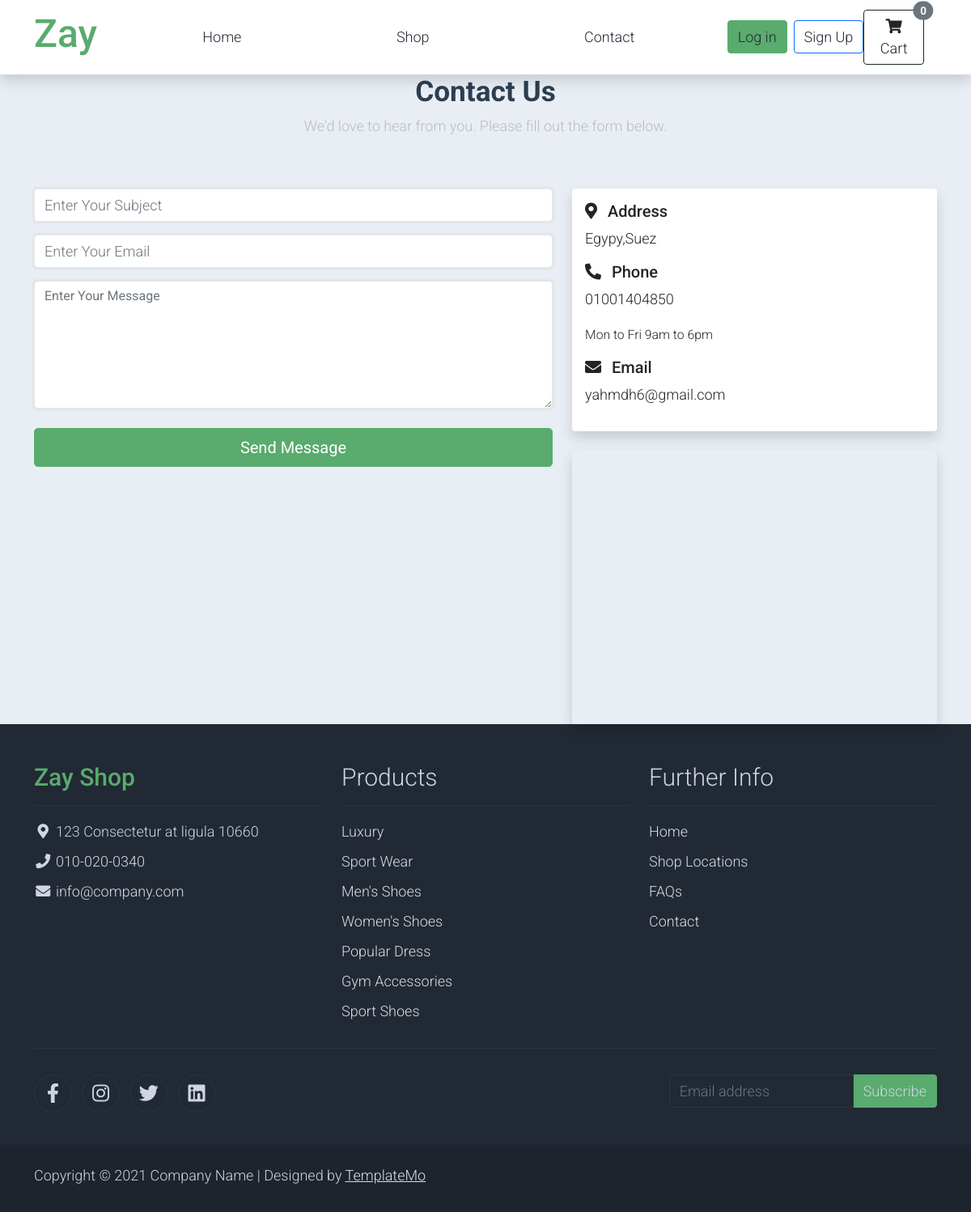
The page /contact-us/ on the database as committed earlier.
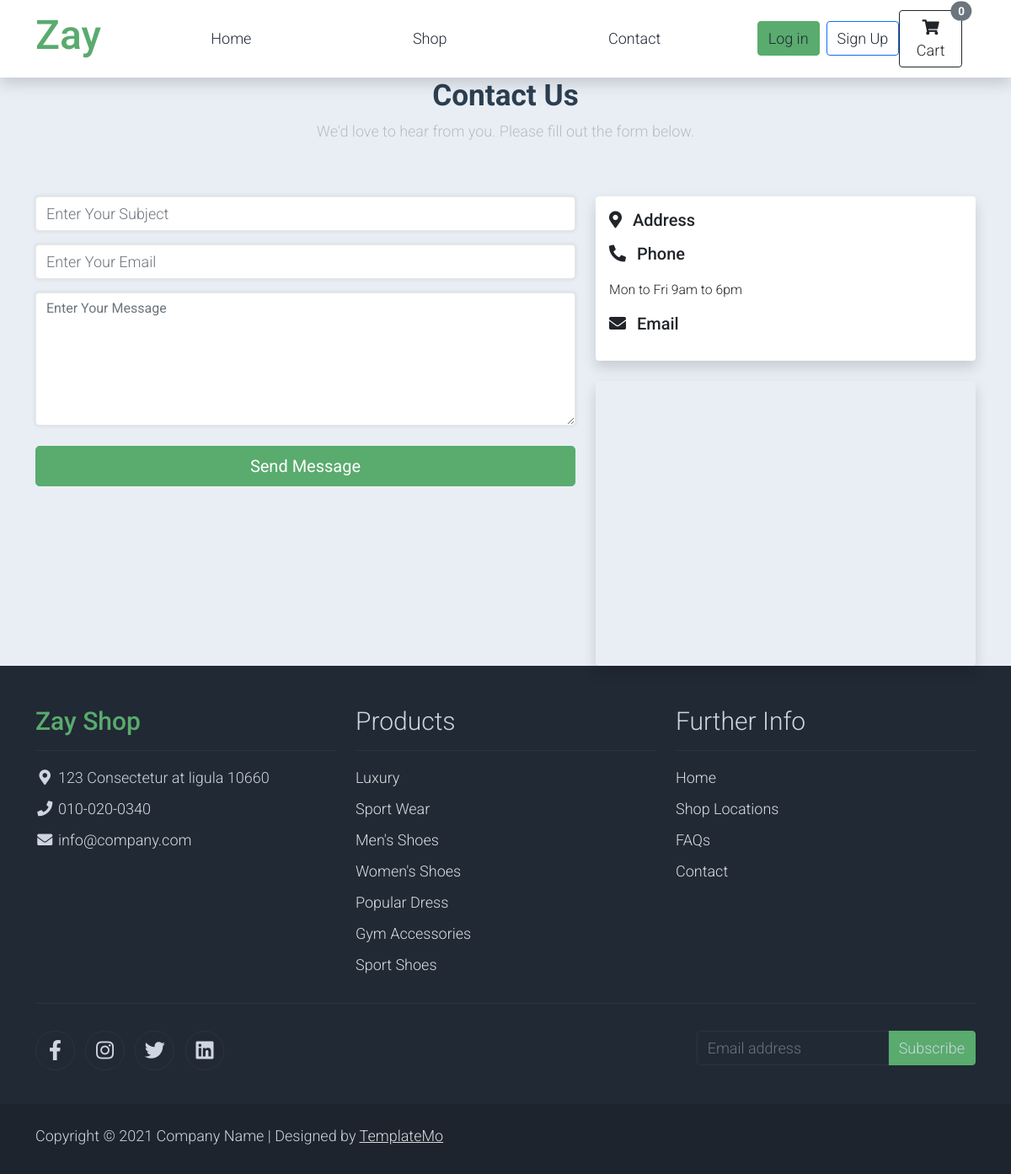
The same page on the database as committed later.
### contact/models.py (models this page shows, shortened)
class Info(models.Model):
    place = models.CharField(max_length=50)
    phone_number = models.CharField(max_length=20)
    email = models.EmailField(max_length=300)
    class Meta:
        verbose_name = ("Info")
        verbose_name_plural = ("Infos")

### contact/views.py (the view, shortened to what this page needs)
# urls.py: path('', views.send_text, name='send_text'),  # URL for the job list view
def send_text(request):
    myinfo = Info.objects.first()
    return render(request,'contact/contactus.html',{'myinfo':myinfo})

### shop/context_processors.py (called while the page is built)
def cart_item_count(request):
    cart = request.session.get('cart', {})
    count = sum(cart.values())
    return {'cart_item_count': count}

### contact/templates/contact/contactus.html (shortened to what this page needs)
{% extends 'base.html' %}
{% load static %}
{% block body %}
<section class="contact-section section_padding bg-light">
  <div class="container">
    <div class="row mb-5 text-center">
      <div class="col-12">
        <h2 class="contact-title wow animate__fadeInUp" data-wow-duration="1s">Contact Us</h2>
        <p class="text-muted">We'd love to hear from you. Please fill out the form below.</p>
      </div>
    </div>
    <div class="row g-4">
      <div class="col-lg-7 wow animate__fadeInLeft">
        <form class="contact_form" method="post">
          <div class="form-group mb-3">
            <input type="text" name="subject" class="form-control" placeholder="Enter Your Subject" required>
          </div>
          <div class="form-group mb-3">
            <input type="email" name="email" class="form-control" placeholder="Enter Your Email" required>
          </div>
          <div class="form-group mb-4">
            <textarea name="message" class="form-control" rows="6" placeholder="Enter Your Message" required></textarea>
          </div>
          <button type="submit" class="btn btn-success btn-lg w-100 animate__animated animate__pulse animate__infinite">Send Message</button>
        </form>
      </div>
      <div class="col-lg-5 wow animate__fadeInRight">
        <div class="p-3 bg-white shadow rounded mb-4">
          <div class="mb-3">
            <h5><i class="fas fa-map-marker-alt me-2"></i> Address</h5>
            <p>{{ myinfo.place }}</p>
          </div>
          <div class="mb-3">
            <h5><i class="fas fa-phone-alt me-2"></i> Phone</h5>
            <p>{{ myinfo.phone_number }}</p>
            <small>Mon to Fri 9am to 6pm</small>
          </div>
          <div class="mb-3">
            <h5><i class="fas fa-envelope me-2"></i> Email</h5>
            <p>{{ myinfo.email }}</p>
          </div>
        </div>
        <div class="ratio ratio-4x3 shadow rounded">
          <iframe
            src="https://www.google.com/maps/embed?pb=!1m18!1m12!1m3!1d3456.111583059425!2d31.120574!3d30.001546!2m3!1f0!2f0!3f0!3m2!1i1024!2i768!4f13.1!3m3!1m2!1s0x14583e3d441f!2sSuez%2C%20Egypt!5e0!3m2!1sen!2seg!4v1718625820913"
            width="100%" height="100%" style="border:0;" allowfullscreen="" loading="lazy">
          </iframe>
        </div>
      </div>
    </div>
  </div>
</section>
<link rel="stylesheet" href="https://cdnjs.cloudflare.com/ajax/libs/animate.css/4.1.1/animate.min.css"/>
{% endblock %}

Rows that differ between the two databases and show on the page:
removed Info: place "Egypy,Suez", phone_number "01001404850", email "yahmdh6@gmail.com"
